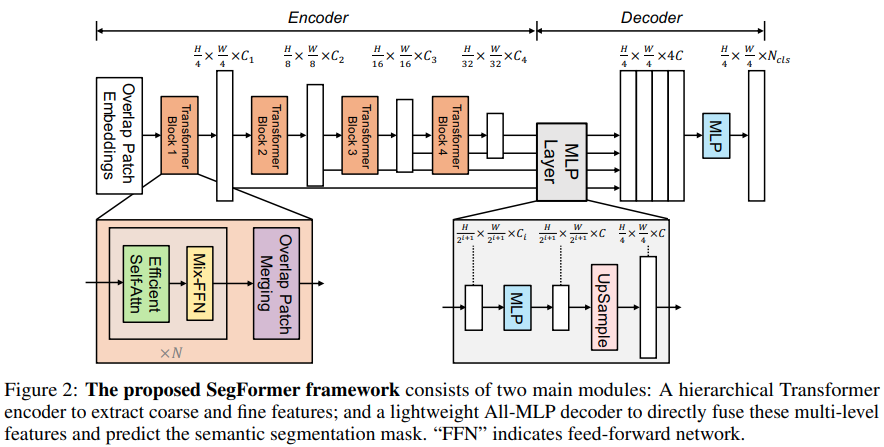
#> input picture Image/segmentation2d/lanenet/models/segformer.png, 884 x 447 px
$ python -i image_processing.py   (imports and definitions only)
#> lines starting #> are read from the running program, lines starting #| are printed output that depends on the picture; after the words box and inside, x2 and y2 are one past the last pixel; in counts of white or black regions, pixels touching at a corner belong together
#> further down, picture is the input picture: shape (447, 884, 3); mean B, G, R 228.5, 230.6, 233.5
import cv2
from math import fabs, sin, radians, cos
import numpy as np
import random


# [11 lines left out: function otsu, not called in this run]


def gaussian_otsu(img):

    gray = cv2.cvtColor(img, cv2.COLOR_BGR2GRAY)
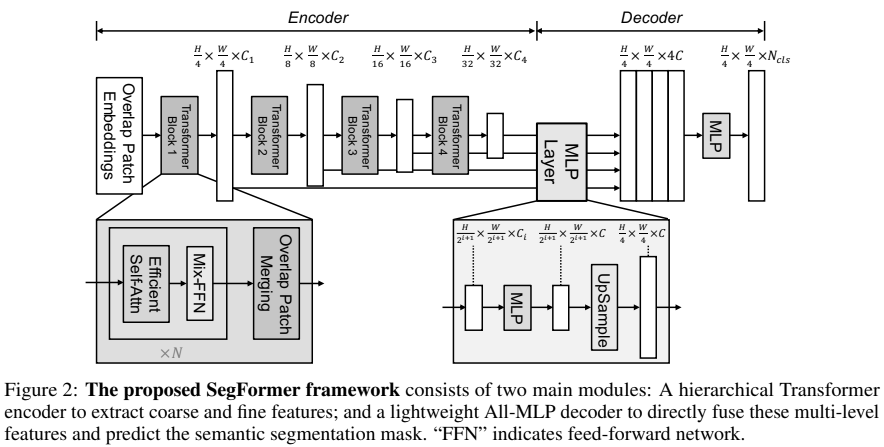
#> gray: shape (447, 884); min 0, max 255, mean 231.3
    gray = cv2.GaussianBlur(gray, (5, 5), 0)
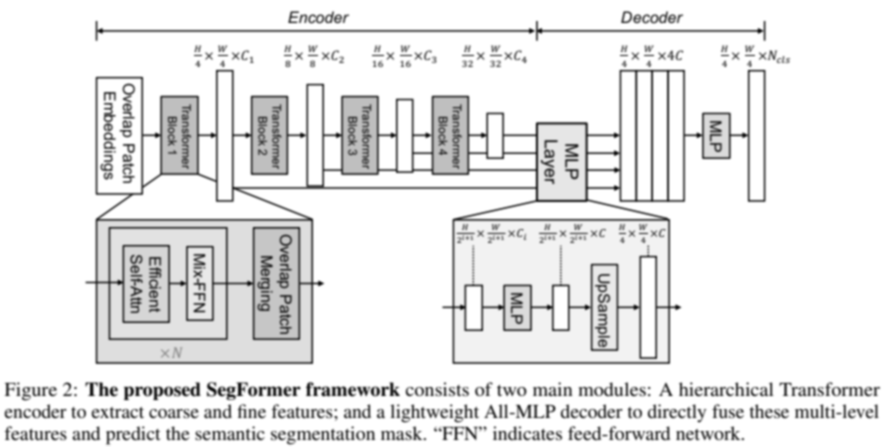
#> gray: shape (447, 884); min 20, max 255, mean 231.3
    retval, mask = cv2.threshold(gray, 0, 1, cv2.THRESH_OTSU)
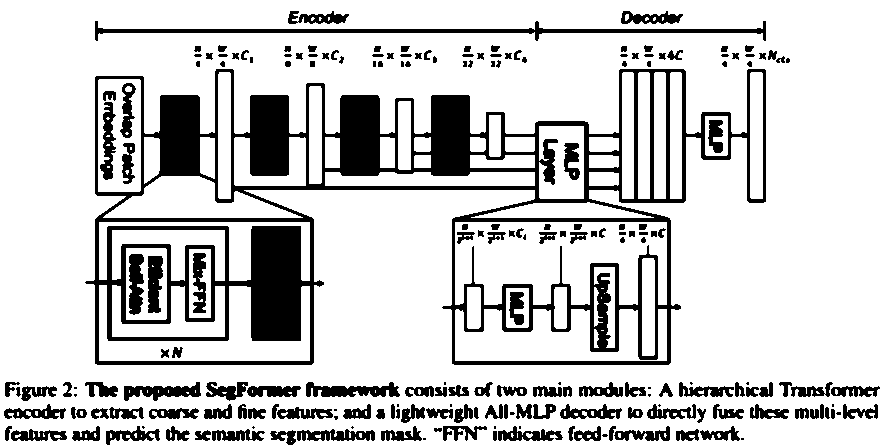
#> mask: shape (447, 884); values 0 (black) and 1 (white), 80.7% white; 209 black regions (29 under 20 px), largest, box (x1, y1, x2, y2) and area: (85, 69, 766, 365) 46219, (95, 21, 766, 41) 2865, (306, 382, 400, 397) 877
#> retval = 202

    mask = cv2.erode(mask, None, iterations=1)
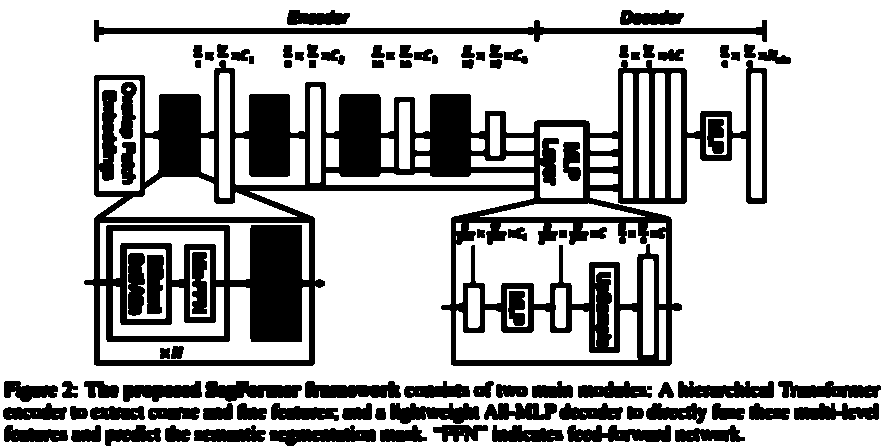
#> mask: shape (447, 884); values 0 (black) and 1 (white), 72.3% white; 95 black regions, largest, box (x1, y1, x2, y2) and area: (84, 60, 767, 366) 64777, (94, 20, 767, 42) 4326, (269, 425, 376, 446) 1323
    mask = cv2.dilate(mask, None, iterations=6)
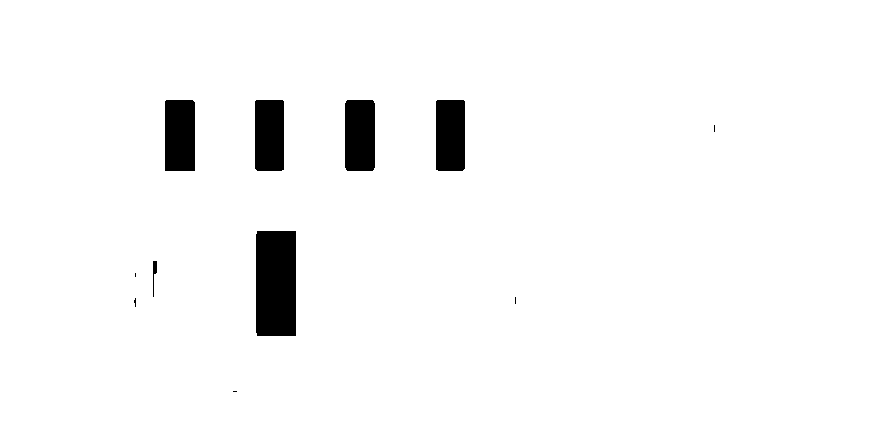
#> mask: shape (447, 884); values 0 (black) and 1 (white), 96.8% white; 11 black regions (5 under 20 px), largest, box (x1, y1, x2, y2) and area: (256, 231, 296, 336) 4194, (165, 100, 195, 171) 2126, (345, 100, 375, 171) 2114, (255, 100, 284, 171) 2052, (436, 100, 465, 171) 2052, (153, 261, 157, 297) 74

    mask = np.expand_dims(mask, axis=2)

    return img * mask, mask


# [165 lines left out: functions gen_gaussian_pyramid, gen_laplacian_pyramid, sitch_laplace_pyramid, rotate_img_with_points, sitch_pitch_aug_rotate, sitch_pitch_aug_mirror and 2 more, not called in this run]

>>> import cv2
>>> picture = cv2.imread('../../segmentation2d/lanenet/models/segformer.png')
>>> result = gaussian_otsu(picture)
